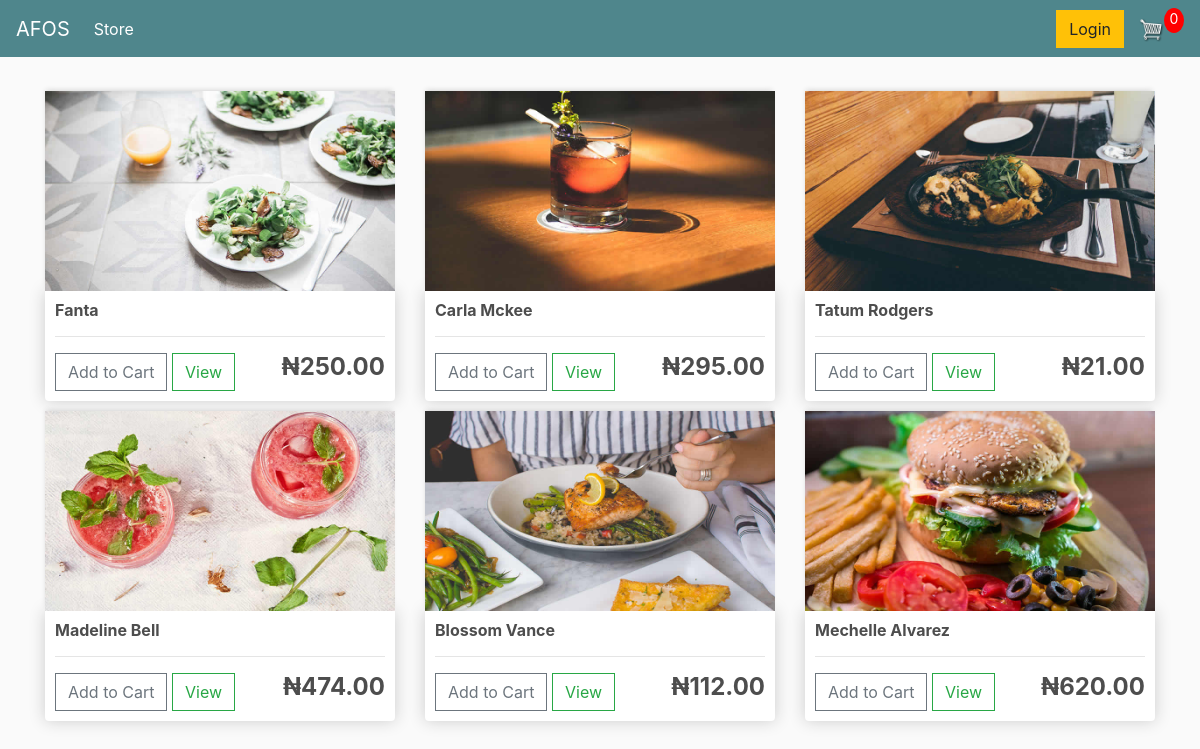
The page / on the database its author committed.
### customer/models.py (models this page shows, shortened)
class Product(models.Model):
    name = models.CharField(max_length=200)
    price = models.DecimalField(max_digits=10, decimal_places=2)
    image = models.ImageField(null=True, blank=True)
    @property
    def imageURL(self):
        try:
            url = self.image.url
        except:
            url = ''
        return url

### customer/views.py (the view)
# urls.py: path('', views.store, name="store"),
def store(request):
    if request.user.is_authenticated:
        customer = request.user.customer
        order, created = Order.objects.get_or_create(customer=customer, complete=False)
        items = order.orderitem_set.all()
        cartItems = order.get_cart_items
    else:
        items = []
        order = {'get_cart_total':0, 'get_cart_items':0, 'shipping':False}
        cartItems = order['get_cart_items']
    products = Product.objects.all()
    context = {'products':products, 'cartItems':cartItems}
    return render(request, 'customer/store.html', context)

### customer/templates/customer/store.html
{% extends 'customer/main.html' %} {% load static %} {% block content %}
<div class="row">
  {% for product in products %}
  <div class="col-lg-4">
    <img class="thumbnail" src="{{product.imageURL}}">
    <div class="box-element product">
      <h6><strong>{{product.name}}</strong></h6>
      <hr>
      <button data-product={{product.id}} data-action="add" class=" btn btn-outline-secondary add-btn update-cart ">Add to Cart</button>
      <a class="btn btn-outline-success " href="# ">View</a>
      <h4 style="display: inline-block; float: right "><strong>₦{{product.price|floatformat:2}}</strong></h4>
    </div>
  </div>
  {% endfor %}
</div>
{% endblock content %}

### static/css/main.css (style rules this page uses)
body { background-color: hsl(0, 0%, 98%); }
h1, h2, h3, h4, h5, h6 { color: hsl(0, 0%, 30%); }
.box-element { box-shadow: hsl(0, 0%, 80%) 0 0 16px; background-color: #fff; border-radius: 4px; padding: 10px; }
.thumbnail { width: 100%; height: 200px; -webkit-box-shadow: -1px -3px 5px -2px rgba(214, 214, 214, 1); -moz-box-shadow: -1px -3px 5px -2px rgba(214, 214, 214, 1); box-shadow: -1px -3px 5px -2px rgba(214, 214, 214, 1); }
.product { border-radius: 0 0 4px 4px; }
.col-lg-4, .col-lg-6, .col-lg-8, .col-lg-12 { margin-top: 10px; }
.btn { border-radius: 0; }

### rows shown on the page
Product: imageURL (picture), name "Fanta", price "250.00"
Product: imageURL (picture), name "Carla Mckee", price "295.00"
Product: imageURL (picture), name "Tatum Rodgers", price "21.00"
Product: imageURL (picture), name "Madeline Bell", price "474.00"
Product: imageURL (picture), name "Blossom Vance", price "112.00"
Product: imageURL (picture), name "Mechelle Alvarez", price "620.00"

### other values the page prints
{{ cartItems }} "0"
